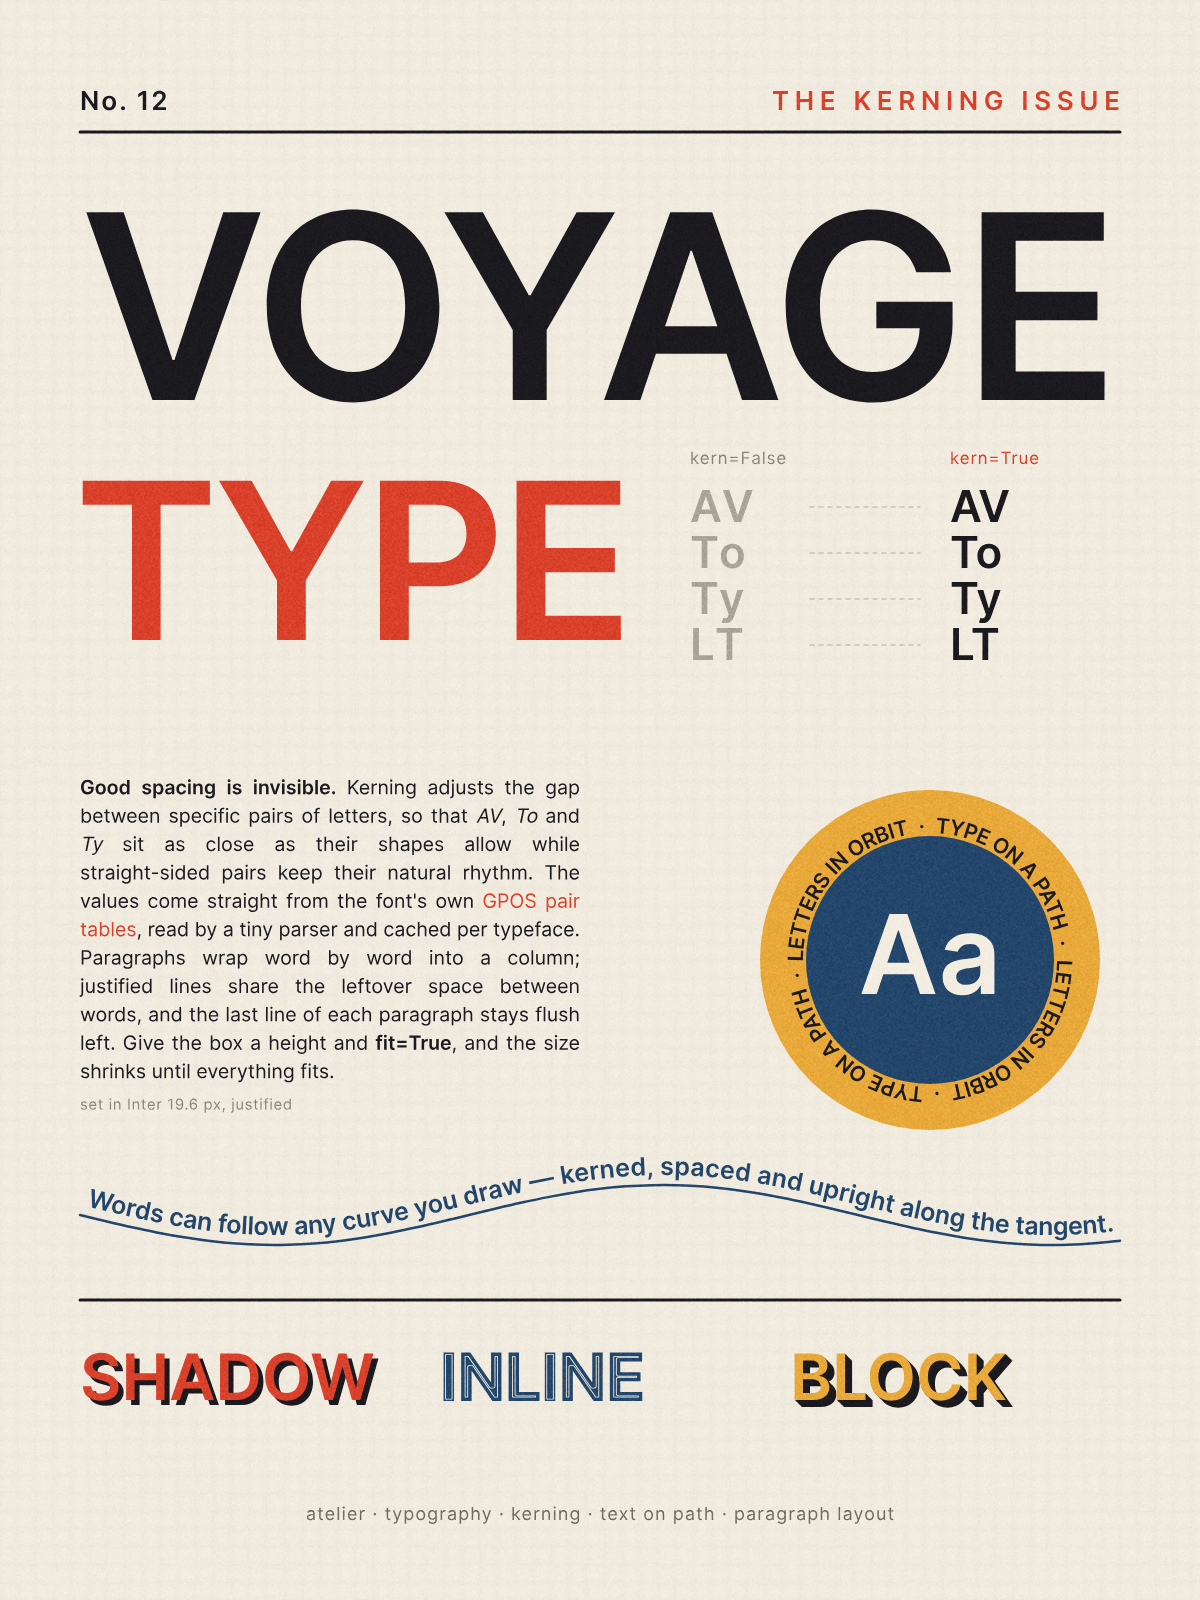

This chart was generated by the following Python code:
# Editorial poster: kerned display type, text on curved paths, a justified rich-text column, title presets.
import math
from atelier import *

W, H = 1200, 1600
ink, paper, red, blue, gold = "#1b1a1f", "#f3ede1", "#d9412b", "#23466b", "#e8a93a"
M = 80
c = Canvas(W, H, bg=paper)
c.layer(blend="multiply", opacity=.18).fill(fabric(90) * .15 + .85)
c.layer()

# masthead
c.text("No. 12", M, 110, 26, weight="semibold", fill=ink, spacing=.08)
c.text("THE KERNING ISSUE", W - M, 110, 26, weight="semibold", fill=red, align="right", spacing=.22)
c.line(M, 132, W - M, 132, stroke=ink, width=3)

# display type: kerned (default) — AV, YA, To, Ty pairs tuck in
head = c.text("VOYAGE", M, 400, fit=W - 2 * M, weight="bold", fill=ink, spacing=-.015)
c.text("TYPE", M - 6, 640, fit=560, weight="bold", fill=red, spacing=-.02)

# kerning specimen: unkerned (grey ghost) vs kerned
sx, sy = 690, 470
c.text("kern=False", sx, sy - 6, 17, fill="#8a857b", spacing=.05)
c.text("kern=True", sx + 260, sy - 6, 17, fill=red, spacing=.05)
for i, pair in enumerate(["AV", "To", "Ty", "LT"]):
    y = sy + 52 + i * 46
    c.text(pair, sx, y, 44, weight="semibold", fill="#a9a398", kern=False)
    c.text(pair, sx + 260, y, 44, weight="semibold", fill=ink)
    c.line(sx + 120, y - 15, sx + 230, y - 15, stroke="#c9c1b2", width=1.5, dash=(4, 5))

# emblem: text around a circle
cx, cy, R = 930, 960, 170
c.circle(cx, cy, R, fill=gold)
c.circle(cx, cy, R - 46, fill=blue)
c.text_on_path("LETTERS IN ORBIT  ·  TYPE ON A PATH  ·  " * 2, circle(cx, cy, R - 34), 21, weight="semibold",
               fill=ink, lift=-9, fit=True)
c.text("Aa", cx, cy + 34, 110, weight="bold", fill=paper, align="center")

# wave with text riding on it
pts = [(M + i * 26, 1215 + 30 * math.sin(i * .21)) for i in range(0, 41)]
wave = spline(pts)
c.draw(wave, fill=None, stroke=blue, width=2.5)
c.text_on_path("Words can follow any curve you draw — kerned, spaced and upright along the tangent.", wave,
               25, fill=blue, lift=10, align="center", weight="semibold")

# justified rich-text column
body = ("**Good spacing is invisible.** Kerning adjusts the gap between specific pairs of letters, so that "
        "*AV*, *To* and *Ty* sit as close as their shapes allow while straight-sided pairs keep their "
        "natural rhythm. The values come straight from the font's own [#d9412b]GPOS pair tables[/], read by a "
        "tiny parser and cached per typeface.\n"
        "Paragraphs wrap word by word into a column; justified lines share the leftover space between words, "
        "and the last line of each paragraph stays flush left. Give the box a height and **fit=True**, and the "
        "size shrinks until everything fits.")
col = c.text_box(body, M, 780, 500, h=310, size=21, align="justify", line_height=1.45, fill=ink, fit=True)
c.text(f"set in Inter {col.size:.1f} px, justified", M, 780 + col.height + 26, 15, fill="#8a857b", spacing=.04)

# footer: title presets
c.line(M, 1300, W - M, 1300, stroke=ink, width=3)
c.title("SHADOW", M, 1400, 64, style="shadow", fill=red, color2=ink, depth=5)
c.title("INLINE", 440, 1400, 64, style="inline", fill=blue, color2=paper)
c.title("BLOCK", 790, 1400, 64, style="extrude", fill=gold, color2=ink, depth=7)
c.text("atelier · typography · kerning · text on path · paragraph layout", W / 2, 1520, 18, fill="#6f6a60",
       align="center", spacing=.06)
c.apply(grain(.02, 1.3, seed=SEED))
c.save(__file__[:-3] + ".png")
